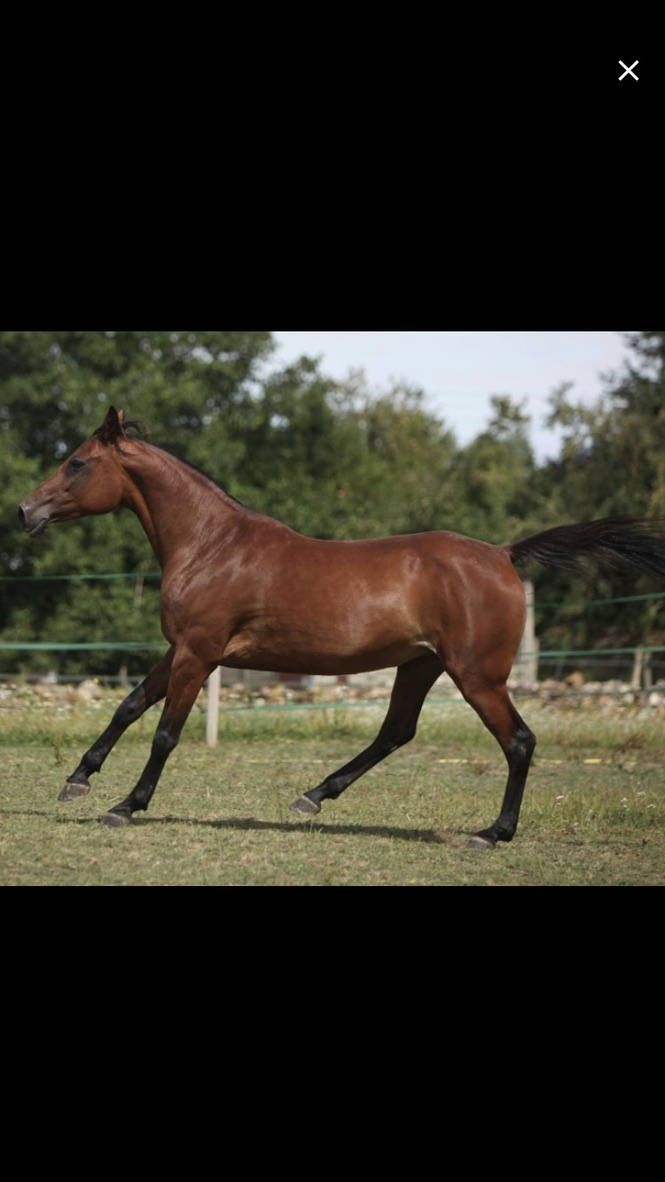
#> input picture horse - workspace/horse-detection/data/2.jpeg, 665 x 1182 px, given in place of VID_20210625_100523.mp4, which was not available
$ python video_stabilizer.py
#> lines starting #> are read from the running program, lines starting #| are printed output that depends on the picture; pictures that were not available may be replaced by others from this repository, and a replacement may not be noted
import numpy as np
import cv2


def movingAverage(curve, radius):
    window_size = 2 * radius + 1
    # Define the filter
    f = np.ones(window_size) / window_size
    # Add padding to the boundaries
    curve_pad = np.lib.pad(curve, (radius, radius), 'edge')
    # Apply convolution
    curve_smoothed = np.convolve(curve_pad, f, mode='same')
    # Remove padding
    curve_smoothed = curve_smoothed[radius:-radius]
    # return smoothed curve
    return curve_smoothed


def smooth(trajectory):
    smoothed_trajectory = np.copy(trajectory)
    # Filter the x, y and angle curves
    for i in range(3):
        smoothed_trajectory[:, i] = movingAverage(trajectory[:, i], radius=SMOOTHING_RADIUS)

    return smoothed_trajectory


def fixBorder(frame):
    s = frame.shape
    # Scale the image 4% without moving the center
    T = cv2.getRotationMatrix2D((s[1] / 2, s[0] / 2), 0, 1.04)
    frame = cv2.warpAffine(frame, T, (s[1], s[0]))
    return frame


# The larger the more stable the video, but less reactive to sudden panning
SMOOTHING_RADIUS = 50

# Read input video
cap = cv2.VideoCapture('/home/shazia/Documents/Projecto Cavalos/HorseID - dataset/Borboleta-620098100705605/Video Lateral/VID_20210625_100523.mp4')

# Get frame count
n_frames = int(cap.get(cv2.CAP_PROP_FRAME_COUNT))

# Get width and height of video stream
w = int(cap.get(cv2.CAP_PROP_FRAME_WIDTH))
h = int(cap.get(cv2.CAP_PROP_FRAME_HEIGHT))

# Get frames per second (fps)
fps = cap.get(cv2.CAP_PROP_FPS)

# # Define the codec for output video
# fourcc = cv2.VideoWriter_fourcc(*'MJPG')
#
# # Set up output video
# out = cv2.VideoWriter('video_out.avi', fourcc, fps, (2 * w, h))

fourcc = cv2.VideoWriter_fourcc(*'MPEG')
out = cv2.VideoWriter('out.avi', fourcc, 9.6, (w, h))

# Read first frame
_, prev = cap.read()
#> prev is the input picture: shape (1182, 665, 3); mean B, G, R 36.1, 46.6, 49.5

# Convert frame to grayscale
prev_gray = cv2.cvtColor(prev, cv2.COLOR_BGR2GRAY)
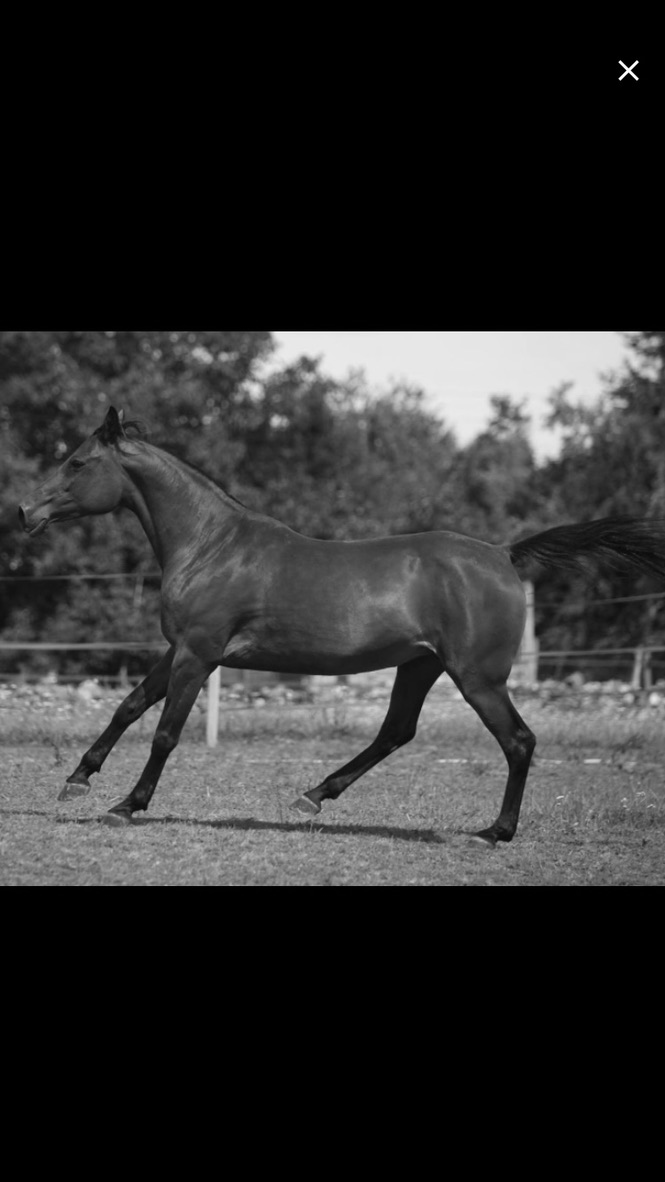
#> prev_gray: shape (1182, 665); min 0, max 255, mean 46.3

# Pre-define transformation-store array
transforms = np.zeros((n_frames - 1, 3), np.float32)

for i in range(n_frames - 2):
    # Detect feature points in previous frame
    prev_pts = cv2.goodFeaturesToTrack(prev_gray,
                                       maxCorners=200,
                                       qualityLevel=0.01,
                                       minDistance=30,
                                       blockSize=3)

    # Read next frame
    success, curr = cap.read()
    if not success:
        break

        # Convert to grayscale
    curr_gray = cv2.cvtColor(curr, cv2.COLOR_BGR2GRAY)

    # Calculate optical flow (i.e. track feature points)
    curr_pts, status, err = cv2.calcOpticalFlowPyrLK(prev_gray, curr_gray, prev_pts, None)

    # Sanity check
    assert prev_pts.shape == curr_pts.shape

    # Filter only valid points
    idx = np.where(status == 1)[0]
    prev_pts = prev_pts[idx]
    curr_pts = curr_pts[idx]

    # Find transformation matrix
    m = cv2.estimateRigidTransform(prev_pts, curr_pts, fullAffine=False)  # will only work with OpenCV-3 or less

    # Extract traslation
    dx = m[0, 2]
    dy = m[1, 2]

    # Extract rotation angle
    da = np.arctan2(m[1, 0], m[0, 0])

    # Store transformation
    transforms[i] = [dx, dy, da]

    # Move to next frame
    prev_gray = curr_gray

    print("Frame: " + str(i) + "/" + str(n_frames) + " -  Tracked points : " + str(len(prev_pts)))
#> after the loop, transforms = empty array

# Compute trajectory using cumulative sum of transformations
trajectory = np.cumsum(transforms, axis=0)
#> trajectory = empty array

# Create variable to store smoothed trajectory
smoothed_trajectory = smooth(trajectory)
#> (the run stopped early here; a loop or call above may not have finished)

$ run again, on horse - workspace/horse-detection/data/1.png
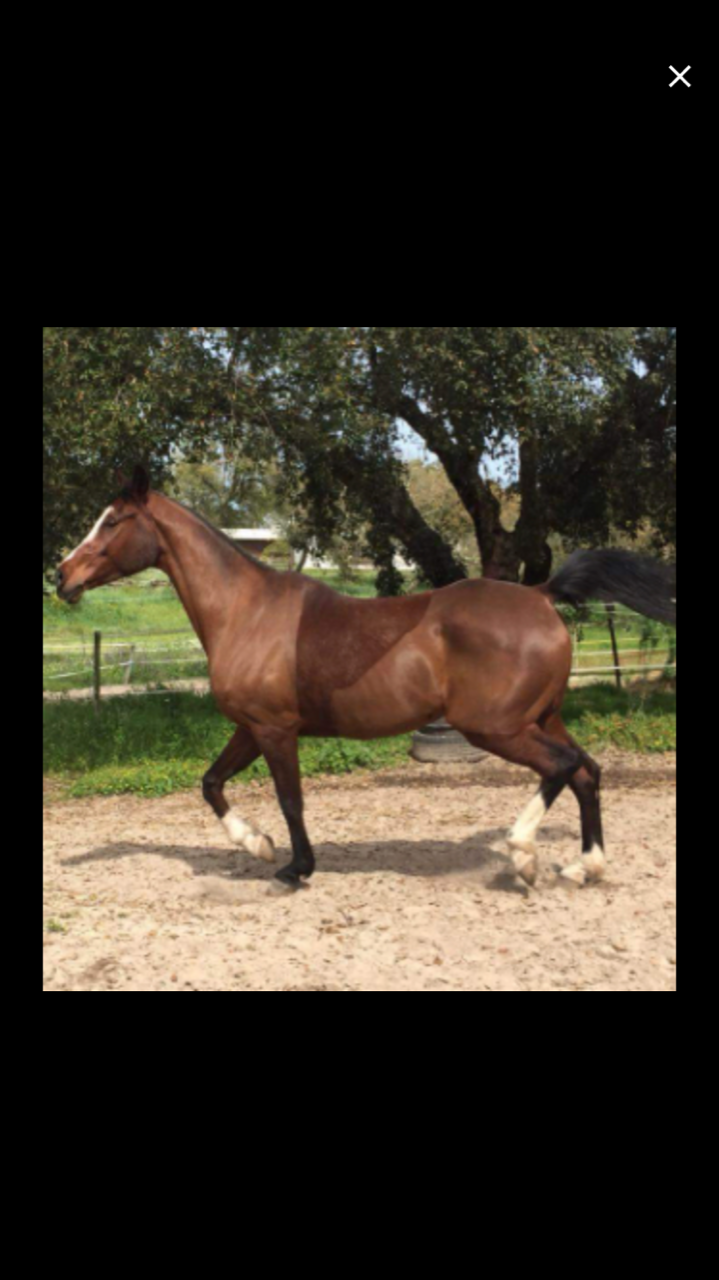
#> input picture horse - workspace/horse-detection/data/1.png, 719 x 1280 px, given in place of VID_20210625_100523.mp4, which was not available
#> prev is the input picture: shape (1280, 719, 3); mean B, G, R 38.2, 49.6, 56.6
#> `prev_gray = cv2.cvtColor(prev, cv2.COLOR_BGR2GRAY)`:
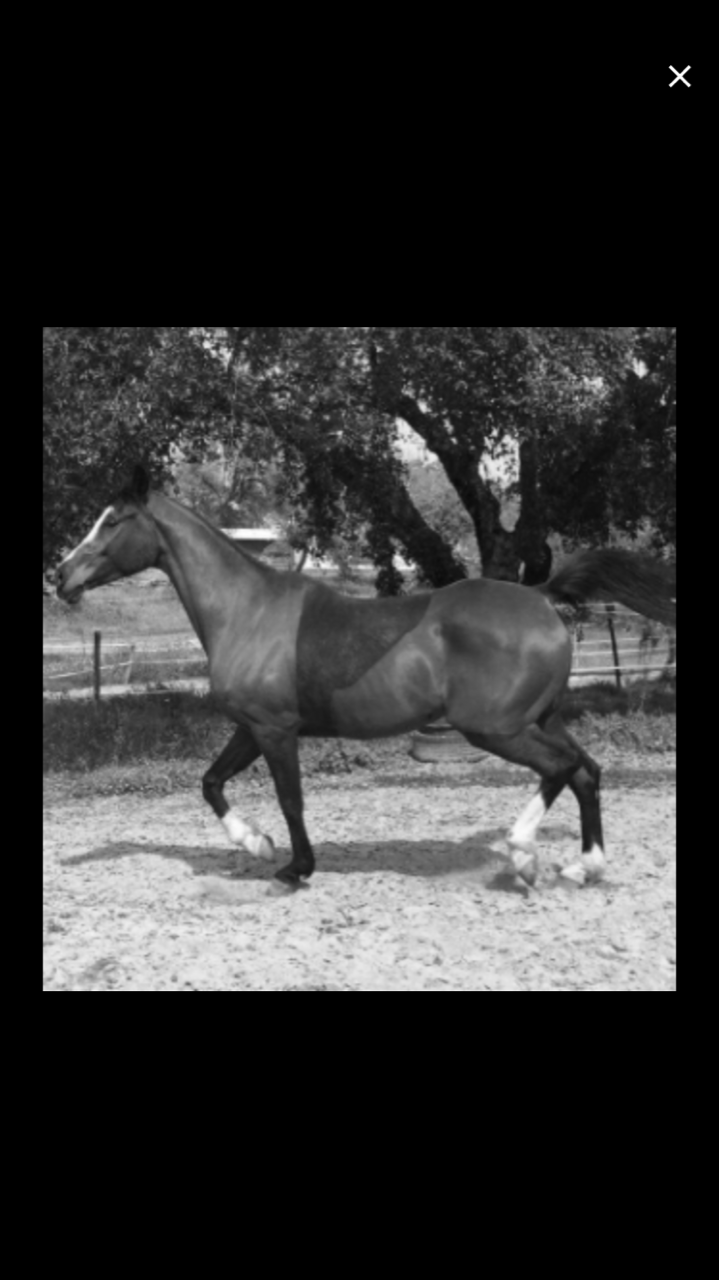
#> prev_gray: shape (1280, 719); min 0, max 255, mean 50.4
#> after the loop `for i in range(n_frames - 2):`: transforms = empty array

$ run again, on horse - workspace/horse-detection/data/3.png
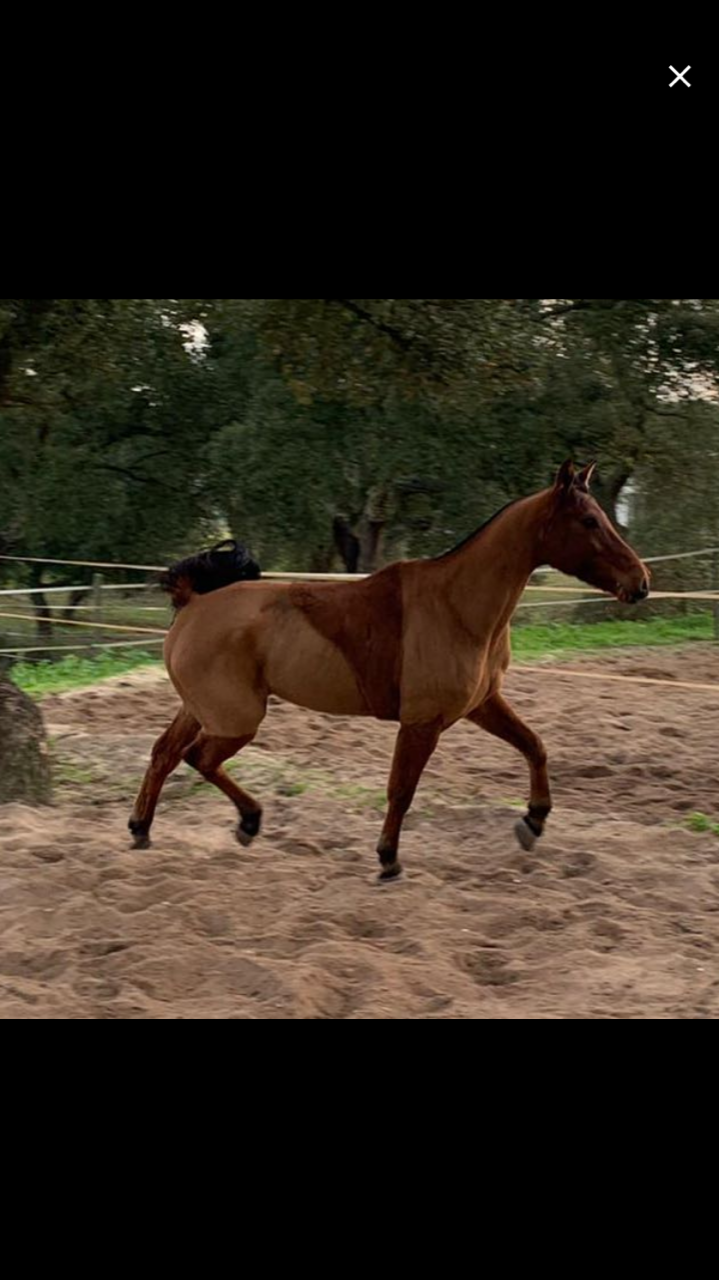
#> input picture horse - workspace/horse-detection/data/3.png, 719 x 1280 px, given in place of VID_20210625_100523.mp4, which was not available
#> prev is the input picture: shape (1280, 719, 3); mean B, G, R 30.9, 42.2, 50.7
#> `prev_gray = cv2.cvtColor(prev, cv2.COLOR_BGR2GRAY)`:
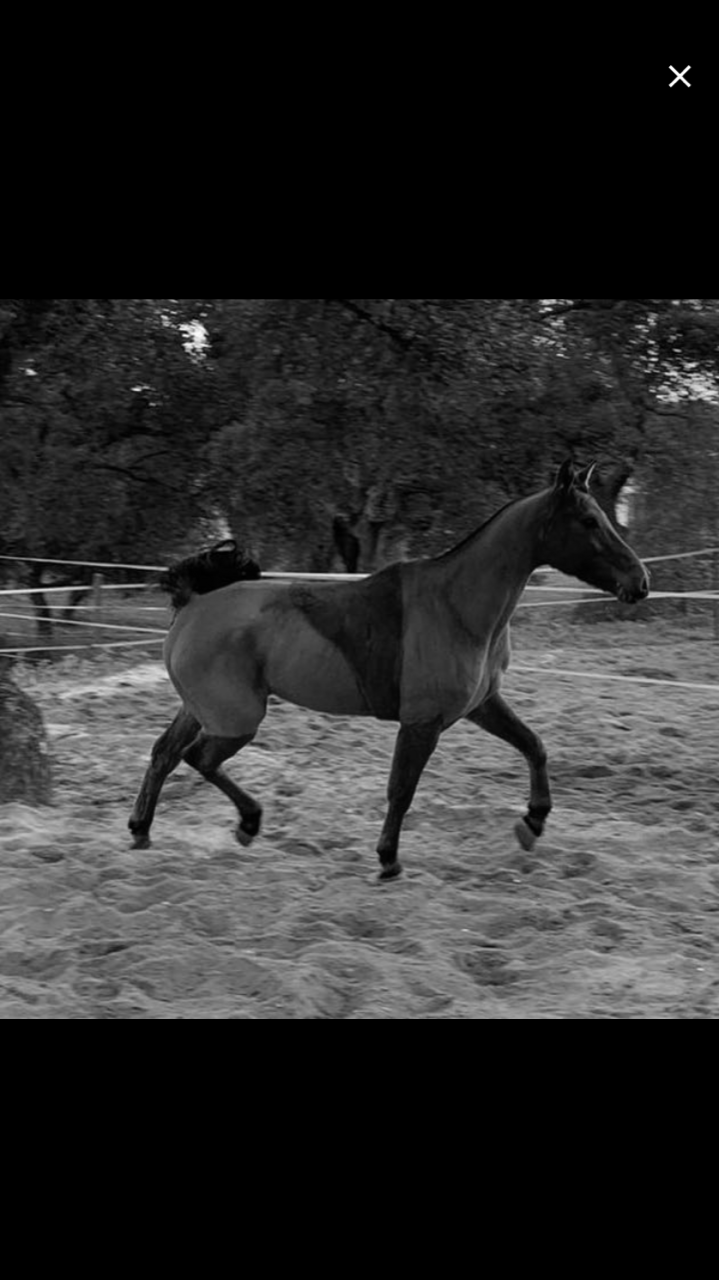
#> prev_gray: shape (1280, 719); min 0, max 255, mean 43.4
#> after the loop `for i in range(n_frames - 2):`: transforms = empty array

$ run again, on horse - workspace/horse-detection/data/IMG_4959 2.png
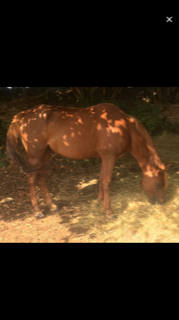
#> input picture horse - workspace/horse-detection/data/IMG_4959 2.png, 179 x 320 px, given in place of VID_20210625_100523.mp4, which was not available
#> prev is the input picture: shape (320, 179, 3); mean B, G, R 24.8, 42.3, 59.4
#> `prev_gray = cv2.cvtColor(prev, cv2.COLOR_BGR2GRAY)`:
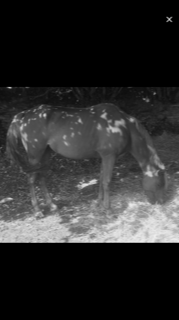
#> prev_gray: shape (320, 179); min 0, max 239, mean 45.4
#> after the loop `for i in range(n_frames - 2):`: transforms = empty array
